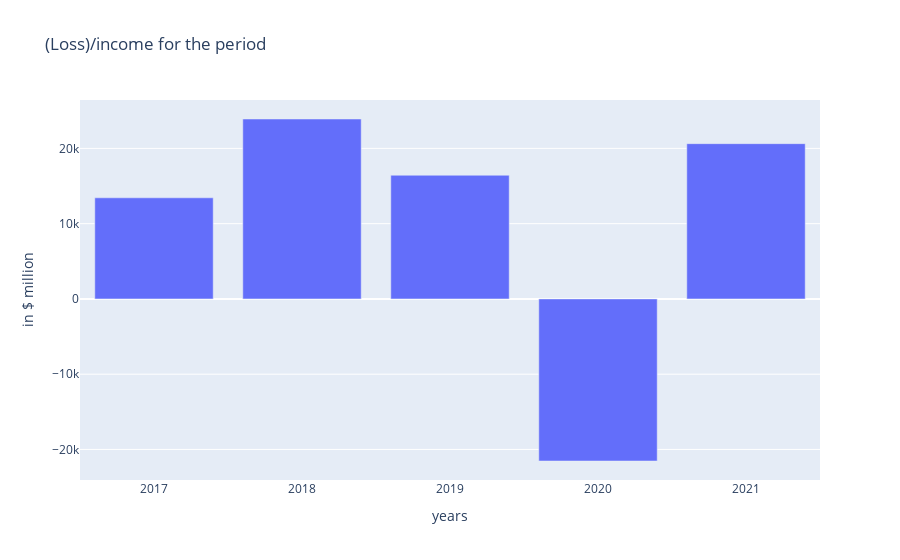

Source (notebook cell):
### Code cell
fig = px.bar(x=loss_income_for_the_period.keys(), y=loss_income_for_the_period.values(), title="(Loss)/income for the period", labels = {'x':'years', 'y':'in $ million'})
fig.show()

### Figure 1 — Plotly figure (JSON) as saved in the notebook; plotly's stock layout.template omitted (floating-point values rounded to 4 significant figures)
{"data": [{"alignmentgroup": "True", "hovertemplate": "years=%{x}<br>in $ million=%{y}<extra></extra>", "legendgroup": "", "marker": {"color": "#636efa", "pattern": {"shape": ""}}, "name": "", "offsetgroup": "", "orientation": "v", "showlegend": false, "textposition": "auto", "type": "bar", "x": ["2017", "2018", "2019", "2020", "2021"], "xaxis": "x", "y": [13435, 23906, 16432, -21534, 20630], "yaxis": "y"}], "layout": {"barmode": "relative", "legend": {"tracegroupgap": 0}, "title": {"text": "(Loss)/income for the period"}, "xaxis": {"anchor": "y", "domain": [0, 1], "title": {"text": "years"}}, "yaxis": {"anchor": "x", "domain": [0, 1], "title": {"text": "in $ million"}}}}
